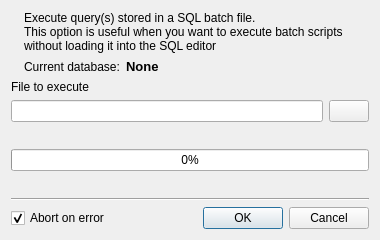
<?xml version="1.0" encoding="UTF-8"?>
<ui version="4.0">
 <class>Dialog</class>
 <widget class="QDialog" name="Dialog">
  <property name="geometry">
   <rect>
    <x>0</x>
    <y>0</y>
    <width>380</width>
    <height>240</height>
   </rect>
  </property>
  <property name="minimumSize">
   <size>
    <width>380</width>
    <height>240</height>
   </size>
  </property>
  <property name="maximumSize">
   <size>
    <width>380</width>
    <height>240</height>
   </size>
  </property>
  <property name="windowTitle">
   <string>Dialog</string>
  </property>
  <layout class="QVBoxLayout" name="verticalLayout" stretch="0,0,0,1,0,0">
   <item>
    <widget class="QWidget" name="widget_2" native="true">
     <layout class="QFormLayout" name="formLayout">
      <property name="fieldGrowthPolicy">
       <enum>QFormLayout::AllNonFixedFieldsGrow</enum>
      </property>
      <property name="margin">
       <number>0</number>
      </property>
      <item row="0" column="0">
       <widget class="QLabel" name="label">
        <property name="pixmap">
         <pixmap resource="res.qrc">:/icons/script_code_red.png</pixmap>
        </property>
       </widget>
      </item>
      <item row="0" column="1">
       <widget class="QLabel" name="label_2">
        <property name="text">
         <string>Execute query(s) stored in a SQL batch file.
This option is useful when you want to execute batch scripts without loading it into the SQL editor</string>
        </property>
        <property name="wordWrap">
         <bool>true</bool>
        </property>
       </widget>
      </item>
      <item row="1" column="1">
       <widget class="QWidget" name="widget_5" native="true">
        <layout class="QHBoxLayout" name="horizontalLayout_3" stretch="0,1">
         <property name="margin">
          <number>0</number>
         </property>
         <item>
          <widget class="QLabel" name="label_4">
           <property name="text">
            <string>Current database:</string>
           </property>
          </widget>
         </item>
         <item>
          <widget class="QLabel" name="lDatabase">
           <property name="font">
            <font>
             <pointsize>10</pointsize>
             <weight>75</weight>
             <bold>true</bold>
            </font>
           </property>
           <property name="text">
            <string>None</string>
           </property>
          </widget>
         </item>
        </layout>
       </widget>
      </item>
     </layout>
    </widget>
   </item>
   <item>
    <widget class="QLabel" name="label_3">
     <property name="text">
      <string>File to execute</string>
     </property>
    </widget>
   </item>
   <item>
    <widget class="QWidget" name="widget_3" native="true">
     <layout class="QHBoxLayout" name="horizontalLayout">
      <property name="margin">
       <number>0</number>
      </property>
      <item>
       <widget class="QLineEdit" name="lFile"/>
      </item>
      <item>
       <widget class="QPushButton" name="bBrowse">
        <property name="icon">
         <iconset resource="res.qrc">
          <normaloff>:/icons/folder.png</normaloff>:/icons/folder.png</iconset>
        </property>
       </widget>
      </item>
     </layout>
    </widget>
   </item>
   <item>
    <widget class="QWidget" name="widget_4" native="true">
     <layout class="QVBoxLayout" name="verticalLayout_2">
      <property name="margin">
       <number>0</number>
      </property>
      <item>
       <widget class="QProgressBar" name="progressBar">
        <property name="value">
         <number>0</number>
        </property>
       </widget>
      </item>
     </layout>
    </widget>
   </item>
   <item>
    <widget class="Line" name="line">
     <property name="orientation">
      <enum>Qt::Horizontal</enum>
     </property>
    </widget>
   </item>
   <item>
    <widget class="QWidget" name="widget" native="true">
     <layout class="QHBoxLayout" name="horizontalLayout_2">
      <property name="margin">
       <number>0</number>
      </property>
      <item>
       <widget class="QCheckBox" name="ckAbortOnError">
        <property name="text">
         <string>Abort on error</string>
        </property>
        <property name="checked">
         <bool>true</bool>
        </property>
       </widget>
      </item>
      <item>
       <widget class="QDialogButtonBox" name="buttonBox">
        <property name="orientation">
         <enum>Qt::Horizontal</enum>
        </property>
        <property name="standardButtons">
         <set>QDialogButtonBox::Cancel|QDialogButtonBox::Ok</set>
        </property>
       </widget>
      </item>
     </layout>
    </widget>
   </item>
  </layout>
 </widget>
 <resources>
  <include location="res.qrc"/>
 </resources>
 <connections>
  <connection>
   <sender>buttonBox</sender>
   <signal>accepted()</signal>
   <receiver>Dialog</receiver>
   <slot>accept()</slot>
   <hints>
    <hint type="sourcelabel">
     <x>248</x>
     <y>254</y>
    </hint>
    <hint type="destinationlabel">
     <x>157</x>
     <y>274</y>
    </hint>
   </hints>
  </connection>
  <connection>
   <sender>buttonBox</sender>
   <signal>rejected()</signal>
   <receiver>Dialog</receiver>
   <slot>reject()</slot>
   <hints>
    <hint type="sourcelabel">
     <x>316</x>
     <y>260</y>
    </hint>
    <hint type="destinationlabel">
     <x>286</x>
     <y>274</y>
    </hint>
   </hints>
  </connection>
 </connections>
</ui>
